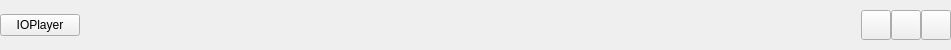
<?xml version="1.0" encoding="UTF-8"?>
<ui version="4.0">
 <class>Title</class>
 <widget class="QWidget" name="Title">
  <property name="geometry">
   <rect>
    <x>0</x>
    <y>0</y>
    <width>951</width>
    <height>50</height>
   </rect>
  </property>
  <property name="minimumSize">
   <size>
    <width>0</width>
    <height>50</height>
   </size>
  </property>
  <property name="maximumSize">
   <size>
    <width>16777215</width>
    <height>50</height>
   </size>
  </property>
  <property name="windowTitle">
   <string>Form</string>
  </property>
  <layout class="QGridLayout" name="gridLayout_2">
   <property name="leftMargin">
    <number>0</number>
   </property>
   <property name="topMargin">
    <number>0</number>
   </property>
   <property name="rightMargin">
    <number>0</number>
   </property>
   <property name="bottomMargin">
    <number>0</number>
   </property>
   <property name="spacing">
    <number>0</number>
   </property>
   <item row="0" column="2">
    <layout class="QGridLayout" name="gridLayout">
     <item row="0" column="0">
      <widget class="QPushButton" name="MinBtn">
       <property name="minimumSize">
        <size>
         <width>30</width>
         <height>30</height>
        </size>
       </property>
       <property name="maximumSize">
        <size>
         <width>30</width>
         <height>30</height>
        </size>
       </property>
       <property name="text">
        <string/>
       </property>
      </widget>
     </item>
     <item row="0" column="1">
      <widget class="QPushButton" name="MaxBtn">
       <property name="minimumSize">
        <size>
         <width>30</width>
         <height>30</height>
        </size>
       </property>
       <property name="maximumSize">
        <size>
         <width>30</width>
         <height>30</height>
        </size>
       </property>
       <property name="text">
        <string/>
       </property>
      </widget>
     </item>
     <item row="0" column="2">
      <widget class="QPushButton" name="CloseBtn">
       <property name="minimumSize">
        <size>
         <width>30</width>
         <height>30</height>
        </size>
       </property>
       <property name="maximumSize">
        <size>
         <width>30</width>
         <height>30</height>
        </size>
       </property>
       <property name="text">
        <string/>
       </property>
      </widget>
     </item>
    </layout>
   </item>
   <item row="0" column="0">
    <widget class="QPushButton" name="MenuBtn">
     <property name="text">
      <string>IOPlayer</string>
     </property>
    </widget>
   </item>
   <item row="0" column="1">
    <spacer name="horizontalSpacer">
     <property name="orientation">
      <enum>Qt::Horizontal</enum>
     </property>
     <property name="sizeHint" stdset="0">
      <size>
       <width>40</width>
       <height>20</height>
      </size>
     </property>
    </spacer>
   </item>
  </layout>
 </widget>
 <resources/>
 <connections/>
</ui>
